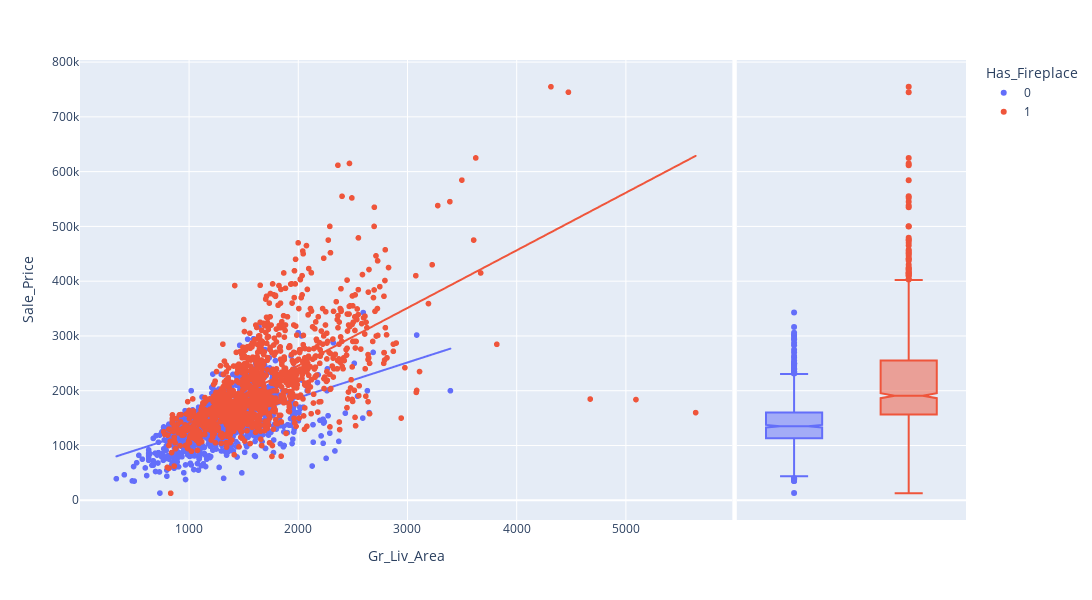

Write notebook code for a chart like this one.
### Code cell
X_train['Has_Fireplace'] = X_train['Has_Fireplace'].astype(str)
fig =px.scatter(X_train, x="Gr_Liv_Area", y="Sale_Price",color="Has_Fireplace",marginal_y='box', trendline='ols',height=600, width=1200)
fig.show()
X_train['Has_Fireplace'] = X_train['Has_Fireplace'].astype(float)
X_train['Has_Fireplace'].value_counts()

### Figure 1 — Plotly figure (JSON) as saved in the notebook; plotly's stock layout.template omitted (floating-point values rounded to 4 significant figures; data arrays with more than 128 entries replaced by an {"elided": "..."} marker saying what was removed)
{"data": [{"hovertemplate": "Has_Fireplace=0<br>Gr_Liv_Area=%{x}<br>Sale_Price=%{y}<extra></extra>", "legendgroup": "0", "marker": {"color": "#636efa", "symbol": "circle"}, "mode": "markers", "name": "0", "showlegend": true, "type": "scattergl", "x": {"elided": "1050 int values"}, "xaxis": "x", "y": {"elided": "1050 int values"}, "yaxis": "y"}, {"alignmentgroup": "True", "hovertemplate": "Has_Fireplace=0<br>Sale_Price=%{y}<extra></extra>", "legendgroup": "0", "marker": {"color": "#636efa", "symbol": "circle"}, "name": "0", "notched": true, "offsetgroup": "0", "showlegend": false, "type": "box", "xaxis": "x2", "y": {"elided": "1050 int values"}, "yaxis": "y2"}, {"hovertemplate": "<b>OLS trendline</b><br>Sale_Price = 64.2769 * Gr_Liv_Area + 58643<br>R<sup>2</sup>=0.308237<br><br>Has_Fireplace=0<br>Gr_Liv_Area=%{x}<br>Sale_Price=%{y} <b>(trend)</b><extra></extra>", "legendgroup": "0", "marker": {"color": "#636efa", "symbol": "circle"}, "mode": "lines", "name": "0", "showlegend": false, "type": "scattergl", "x": {"elided": "1050 int values"}, "xaxis": "x", "y": {"elided": "1050 float values"}, "yaxis": "y"}, {"hovertemplate": "Has_Fireplace=1<br>Gr_Liv_Area=%{x}<br>Sale_Price=%{y}<extra></extra>", "legendgroup": "1", "marker": {"color": "#EF553B", "symbol": "circle"}, "mode": "markers", "name": "1", "showlegend": true, "type": "scattergl", "x": {"elided": "1147 int values"}, "xaxis": "x", "y": {"elided": "1147 int values"}, "yaxis": "y"}, {"alignmentgroup": "True", "hovertemplate": "Has_Fireplace=1<br>Sale_Price=%{y}<extra></extra>", "legendgroup": "1", "marker": {"color": "#EF553B", "symbol": "circle"}, "name": "1", "notched": true, "offsetgroup": "1", "showlegend": false, "type": "box", "xaxis": "x2", "y": {"elided": "1147 int values"}, "yaxis": "y2"}, {"hovertemplate": "<b>OLS trendline</b><br>Sale_Price = 105.137 * Gr_Liv_Area + 35553<br>R<sup>2</sup>=0.410935<br><br>Has_Fireplace=1<br>Gr_Liv_Area=%{x}<br>Sale_Price=%{y} <b>(trend)</b><extra></extra>", "legendgroup": "1", "marker": {"color": "#EF553B", "symbol": "circle"}, "mode": "lines", "name": "1", "showlegend": false, "type": "scattergl", "x": {"elided": "1147 int values"}, "xaxis": "x", "y": {"elided": "1147 float values"}, "yaxis": "y"}], "layout": {"height": 600, "legend": {"title": {"text": "Has_Fireplace"}, "tracegroupgap": 0}, "margin": {"t": 60}, "width": 1200, "xaxis": {"anchor": "y", "domain": [0, 0.7363], "title": {"text": "Gr_Liv_Area"}}, "xaxis2": {"anchor": "y2", "domain": [0.7413, 1], "matches": "x2", "showgrid": false, "showline": false, "showticklabels": false, "ticks": ""}, "yaxis": {"anchor": "x", "domain": [0, 1], "title": {"text": "Sale_Price"}}, "yaxis2": {"anchor": "x2", "domain": [0, 1], "matches": "y", "showgrid": true, "showticklabels": false}}}
